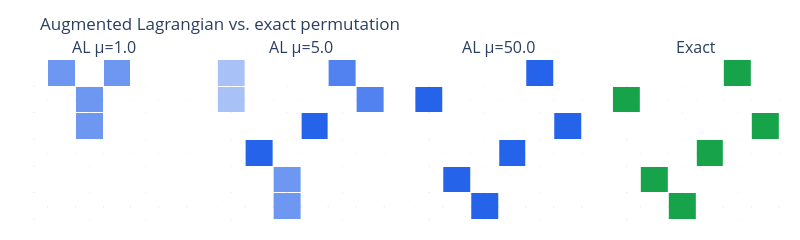

The notebook cell saved with this chart:
### Code cell
fig = make_subplots(rows=1, cols=len(mu_al_values) + 1,
                    subplot_titles=[f"AL μ={mu}" for mu in mu_al_values] + ["Exact"],
                    horizontal_spacing=0.04)

for idx, (mu, res) in enumerate(al_results.items()):
    fig.add_trace(go.Heatmap(
        z=res["P"][::-1], colorscale=[[0, "white"], [1, "#2563eb"]],
        zmin=0, zmax=1, showscale=False, xgap=1, ygap=1,
    ), row=1, col=idx + 1)
    fig.update_xaxes(showticklabels=False, row=1, col=idx + 1)
    fig.update_yaxes(showticklabels=False, row=1, col=idx + 1)

# exact
fig.add_trace(go.Heatmap(
    z=P_gt[::-1], colorscale=[[0, "white"], [1, "#16a34a"]],
    zmin=0, zmax=1, showscale=False, xgap=1, ygap=1,
), row=1, col=len(mu_al_values) + 1)
fig.update_xaxes(showticklabels=False, row=1, col=len(mu_al_values) + 1)
fig.update_yaxes(showticklabels=False, row=1, col=len(mu_al_values) + 1)

fig.update_layout(template="plotly_white", width=800, height=220,
                  title="Augmented Lagrangian vs. exact permutation",
                  margin=dict(t=60, b=20, l=20, r=20))
fig.show()

# final results
for mu, res in al_results.items():
    s = res["P"] @ u
    print(f"μ={mu:5.1f}  sorted={np.round(s,1)}  "
          f"matches exact? {np.allclose(np.round(res['P']), P_gt)}")

### Figure 1 — Plotly figure (JSON) as saved in the notebook; plotly's stock layout.template omitted (floating-point values rounded to 4 significant figures)
{"data": [{"colorscale": [[0, "white"], [1, "#2563eb"]], "showscale": false, "type": "heatmap", "xaxis": "x", "xgap": 1, "yaxis": "y", "ygap": 1, "z": [[0.0, 0.0, 0.0, 0.0, 0.0, 0.0], [0.0, 0.0, 0.0, 0.0, 0.0, 0.0], [0.0, 0.0, 0.0, 0.0, 0.0, 0.0], [0.0, 0.0, 0.6667, 0.0, 0.0, 0.0], [0.0, 0.0, 0.6667, 0.0, 0.0, 0.0], [0.0, 0.6667, 0.0, 0.6667, 0.0, 0.0]], "zmax": 1, "zmin": 0}, {"colorscale": [[0, "white"], [1, "#2563eb"]], "showscale": false, "type": "heatmap", "xaxis": "x2", "xgap": 1, "yaxis": "y2", "ygap": 1, "z": [[0.0, 0.0, 0.6667, 0.0, 0.0, 0.0], [0.0, 0.0, 0.6667, 0.0, 0.0, 0.0], [0.0, 1.0, 0.0, 0.0, 0.0, 0.0], [0.0, 0.0, 0.0, 1.0, 0.0, 0.0], [0.3999, 0.0, 0.0, 0.0, 0.0, 0.8001], [0.4, 0.0, 0.0, 0.0, 0.8, 0.0]], "zmax": 1, "zmin": 0}, {"colorscale": [[0, "white"], [1, "#2563eb"]], "showscale": false, "type": "heatmap", "xaxis": "x3", "xgap": 1, "yaxis": "y3", "ygap": 1, "z": [[0.0, 0.0, 0.9999, 0.0, 0.0, 0.0], [0.0, 0.9998, 0.0001421, 0.0, 0.0, 0.0], [0.0, 0.0001797, 0.0, 0.9998, 0.0, 0.0], [0.0, 0.0, 0.0, 0.0002022, 0.0, 0.9999], [0.9999, 0.0, 0.0, 0.0, 0.0, 0.0001564], [9.957e-05, 0.0, 0.0, 0.0, 1.0, 0.0]], "zmax": 1, "zmin": 0}, {"colorscale": [[0, "white"], [1, "#16a34a"]], "showscale": false, "type": "heatmap", "xaxis": "x4", "xgap": 1, "yaxis": "y4", "ygap": 1, "z": [[0.0, 0.0, 1.0, 0.0, 0.0, 0.0], [0.0, 1.0, 0.0, 0.0, 0.0, 0.0], [0.0, 0.0, 0.0, 1.0, 0.0, 0.0], [0.0, 0.0, 0.0, 0.0, 0.0, 1.0], [1.0, 0.0, 0.0, 0.0, 0.0, 0.0], [0.0, 0.0, 0.0, 0.0, 1.0, 0.0]], "zmax": 1, "zmin": 0}], "layout": {"annotations": [{"font": {"size": 16}, "showarrow": false, "text": "AL μ=1.0", "x": 0.11, "xanchor": "center", "xref": "paper", "y": 1, "yanchor": "bottom", "yref": "paper"}, {"font": {"size": 16}, "showarrow": false, "text": "AL μ=5.0", "x": 0.37, "xanchor": "center", "xref": "paper", "y": 1, "yanchor": "bottom", "yref": "paper"}, {"font": {"size": 16}, "showarrow": false, "text": "AL μ=50.0", "x": 0.63, "xanchor": "center", "xref": "paper", "y": 1, "yanchor": "bottom", "yref": "paper"}, {"font": {"size": 16}, "showarrow": false, "text": "Exact", "x": 0.89, "xanchor": "center", "xref": "paper", "y": 1, "yanchor": "bottom", "yref": "paper"}], "height": 220, "margin": {"b": 20, "l": 20, "r": 20, "t": 60}, "title": {"text": "Augmented Lagrangian vs. exact permutation"}, "width": 800, "xaxis": {"anchor": "y", "domain": [0, 0.22], "showticklabels": false}, "xaxis2": {"anchor": "y2", "domain": [0.26, 0.48], "showticklabels": false}, "xaxis3": {"anchor": "y3", "domain": [0.52, 0.74], "showticklabels": false}, "xaxis4": {"anchor": "y4", "domain": [0.78, 1], "showticklabels": false}, "yaxis": {"anchor": "x", "domain": [0, 1], "showticklabels": false}, "yaxis2": {"anchor": "x2", "domain": [0, 1], "showticklabels": false}, "yaxis3": {"anchor": "x3", "domain": [0, 1], "showticklabels": false}, "yaxis4": {"anchor": "x4", "domain": [0, 1], "showticklabels": false}}}
